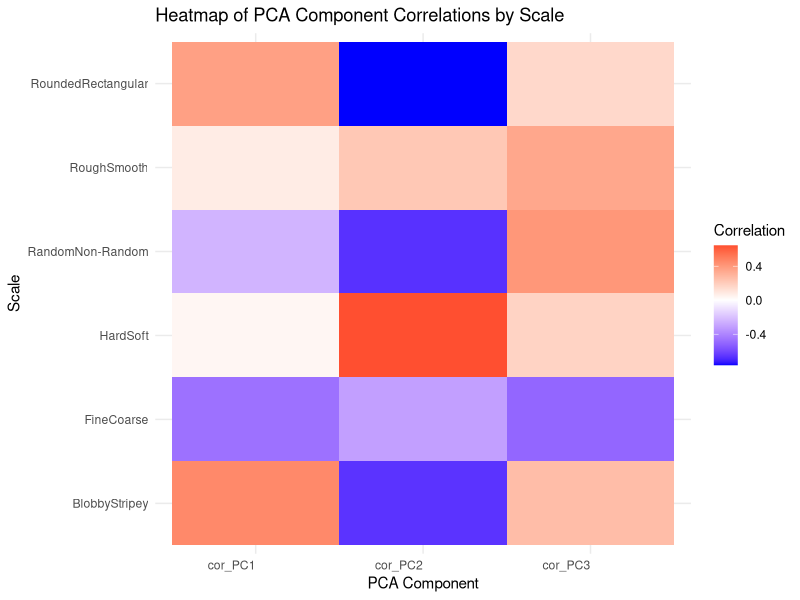
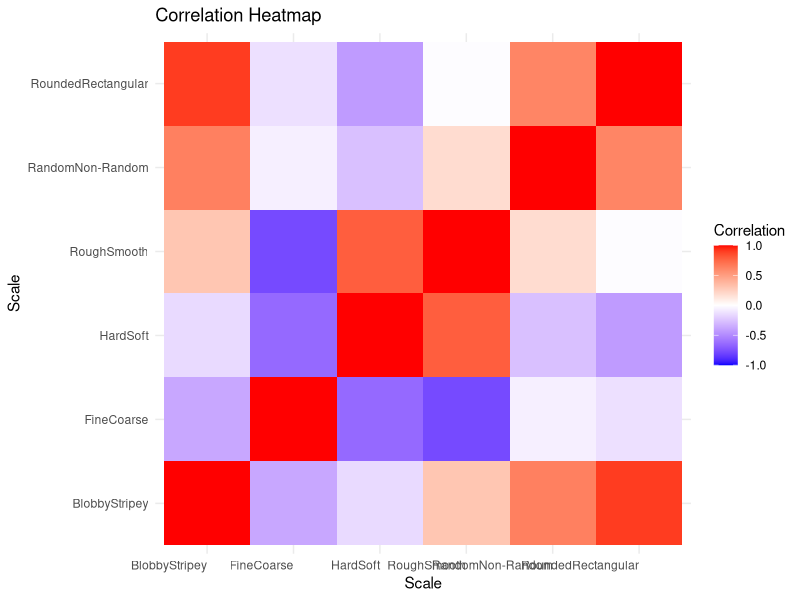
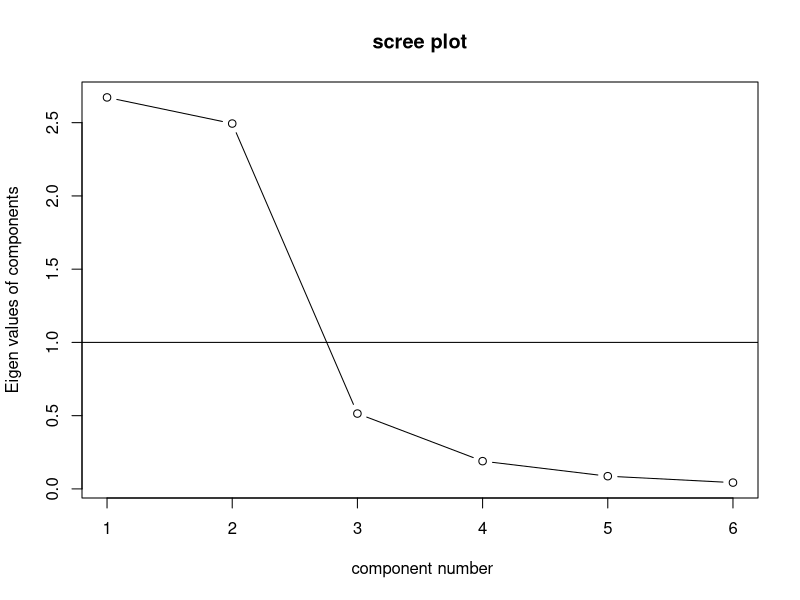

Source code (R) for these figures, in order: (Note: this script raises an error after producing the figures.)
#Housekeeping
rm(list = ls())
graphics.off()


#load libraries
library(tidyverse)
library(ggplot2)
library(skimr)
library(reshape2)
library(GPArotation)
library(psy)
library(plotrix)
library(FactoMineR)

#load dimension scale rating data

scales <- read.csv("cleaned_texture_dimension_ratings.csv")


#load PCA coordinates
pca <- read.csv("3dimension_pca.csv")

#update image paths
pca$images <- str_replace(pca$images, "materials/imgs/", "images/")

#match pca columns in scales
scales <- scales %>% 
  mutate(images = image_path)

#make the direction of scale consistent, in experiment design we had which end of scale was high versus low randomly assigned
rescale <- scales %>%
  mutate(response = case_when(
    scale == "FineCoarse" & high_end_label == "Fine" ~ -response,
    scale == "HardSoft" & high_end_label == "Hard" ~ -response,
    scale == "RoundedRectangular" & high_end_label == "Rounded" ~ -response,
    scale == "RoughSmooth" & high_end_label == "Rough" ~ -response,
    scale == "RandomNon-Random" & high_end_label == "Random" ~ -response,
    scale == "BlobbyStripey" & high_end_label == "Blobby" ~ -response,
    TRUE ~ response
  ))

#add re-scaled column
rescale <- rescale %>%
  mutate(RescaledResponse = ((response + 200) * 1)/400)

rescale <- rescale %>%
  group_by(scale, images) %>%
  summarise(avg_rating = mean(RescaledResponse, na.rm = TRUE)) %>%
  ungroup() 

#combine data 
data <- left_join(rescale, pca, by = "images")


# Calculate the correlation between PCA components and avg_rating
correlations <- data %>%
  group_by(scale) %>%
  summarise(
    cor_PC1 = cor(PC1, avg_rating, use = "complete.obs"),
    cor_PC2 = cor(PC2, avg_rating, use = "complete.obs"),
    cor_PC3 = cor(PC3, avg_rating, use = "complete.obs")
  )

correlations

# Pivot the data so that each scale has a column of avg_rating values per image
reshaped_data <- data %>%
  group_by(images, scale) %>% 
  pivot_wider(names_from = scale, values_from = avg_rating)

# Now reshaped_data has a column for each scale, with the avg_rating for each image
# If multiple scales for each image, this step will align them properly

# #Remove unnecessary columns (subject_id, response, image_path, images, etc.)
# data_for_corr <- reshaped_data %>%
#   select(-images, -PC1, -PC2, -PC3) %>%
#   drop_na()  # Remove rows with any NA values (if any scale is missing for an image)

# cor_matrix <- reshaped_data %>%
#   ungroup() %>% 
#   select(PC1, PC2, PC3, BlobbyStripey, FineCoarse, HardSoft, `RandomNon-Random`, RoughSmooth, RoundedRectangular) %>%
#   cor(use = "pairwise.complete.obs")
# 
# print(cor_matrix)  
# 
# cor_matrix_pc_vs_scales <- cor_matrix[c("PC1", "PC2", "PC3"), 
#                                       c("BlobbyStripey", "FineCoarse", "HardSoft", 
#                                         "RandomNon-Random", "RoughSmooth", "RoundedRectangular")]
# 
# print(cor_matrix_pc_vs_scales)
# 
# #calculate the correlation matrix for the scales
# #cor_matrix <- cor(data_for_corr, use = "complete.obs") 
# 
# 
# 
# #Plots
# #scales with each other
# # Set column and row names for the correlation matrix
# colnames(cor_matrix) <- rownames(cor_matrix) <- c("BlobbyStripey", "FineCoarse", "HardSoft", "RoughSmooth", "RandomNon-Random", "RoundedRectangular")
# 
# # Reshape the matrix into a long format for ggplot
# cor_matrix_long <- melt(cor_matrix)
# 
# # Plot the heatmap
# ggplot(cor_matrix_long, aes(x = Var1, y = Var2, fill = value)) +
#   geom_tile() + 
#   scale_fill_gradient2(low = "blue", high = "red", mid = "white", midpoint = 0, limit = c(-1, 1), name = "Correlation") +
#   theme_minimal() +
#   theme(axis.text.x = element_text(angle = 0, hjust = 1, vjust = 1),
#         axis.text.y = element_text(angle = 0, hjust = 1)) +
#   labs(title = "Correlation Heatmap", x = "Scale", y = "Scale")

#Heatmap
#scales with PCAs
# Reshape the data for heatmap
correlations_melted <- melt(correlations, id.vars = "scale", variable.name = "PCA_Component", value.name = "Correlation")

# Plot the heatmap
ggplot(correlations_melted, aes(x = PCA_Component, y = scale, fill = Correlation)) +
  geom_tile() +
  scale_fill_gradient2(low = "blue", high = "red", mid = "white", midpoint = 0, name = "Correlation") +
  theme_minimal() +
  labs(title = "Heatmap of PCA Component Correlations by Scale",
       x = "PCA Component", 
       y = "Scale") +
  theme(axis.text.x = element_text(angle = 0, hjust = 1))

# #Bar
# # Convert correlations to long format for easier plotting
# correlations_long <- correlations %>%
#   pivot_longer(cols = starts_with("cor_PC"), 
#                names_to = "PCA_Component", 
#                values_to = "Correlation")
# 
# # Plot the correlations
# ggplot(correlations_long, aes(x = scale, y = Correlation, fill = PCA_Component)) +
#   geom_bar(stat = "identity", position = "dodge") +
#   facet_wrap(~ PCA_Component, scales = "free_y") +  # Create separate plots for each PCA component
#   theme_minimal() +
#   labs(title = "Correlation between PCA Components and Scale",
#        x = "Scale", 
#        y = "Correlation",
#        fill = "PCA Component") +
#   theme(axis.text.x = element_text(angle = 45, hjust = 1))


# high end scale labels ---------------------------------------------------------------------------------------------
#try something different
# 
# scales2 <- read.csv("cleaned_texture_dimension_ratings2.csv")
# 
# #match pca columns in scales
# scales2 <- scales2 %>% 
#   mutate(images = image_path)
# 
# #add rescaled column
# scales2 <- scales2 %>%
#   mutate(RescaledResponse = ((response + 200) * 1)/400)
# 
# scales2 <- scales2 %>%
#   group_by(high_end_label, images) %>%
#   summarise(avg_rating = mean(RescaledResponse, na.rm = TRUE)) %>%
#   ungroup() 
# 
# #combine data 
# data2 <- left_join(scales2, pca, by = "images")
# 
# # Pivot the data so that each scale has a column of avg_rating values per image
# reshaped_data2 <- data2 %>%
#   group_by(images, high_end_label) %>% 
#   pivot_wider(names_from = high_end_label, values_from = avg_rating)

#check correlation of scales
# SCALES
# BlobbyStripey = blobby and stripey high_end_label average ratings should be negatively correlated
# FineCoarse = fine and coarse high_end_label average ratings should be negatively correlated
# HardSoft = hard and soft high_end_label average ratings should be negatively correlated
# RoughSmooth = rough and smooth high_end_label average ratings should be negatively correlated
# RandomNon-Random = random and non-random high_end_label average ratings should be negatively correlated
# RoundedRectangular = rounded and rectangular high_end_label average ratings should be negatively correlated

#note(didnt have a case with hard as highest)

cor_matrix_labels <- reshaped_data %>% 
  ungroup() %>% 
  select(BlobbyStripey, FineCoarse, HardSoft, RoughSmooth, `RandomNon-Random`, RoundedRectangular) %>% 
  mutate(across(everything(), as.numeric)) %>% 
  cor(use = "pairwise.complete.obs")


cor_matrix_labels

# Reshape the matrix into a long format for ggplot
cor_matrix_labels_long <- melt(cor_matrix_labels)

# Plot the heatmap
ggplot(cor_matrix_labels_long, aes(x = Var1, y = Var2, fill = value)) +
  geom_tile() + 
  scale_fill_gradient2(low = "blue", high = "red", mid = "white", midpoint = 0, limit = c(-1, 1), name = "Correlation") +
  theme_minimal() +
  theme(axis.text.x = element_text(angle = 0, hjust = 1, vjust = 1),
        axis.text.y = element_text(angle = 0, hjust = 1)) +
  labs(title = "Correlation Heatmap", x = "Scale", y = "Scale")


#eigen values

eigen(cor_matrix_labels)$values

psych::VSS.scree(cor_matrix_labels)

#oblique rotation extracting the 2 factors
fa1 <- psych::fa(r = cor_matrix_labels,        # Correlation matrix input
                 nfactors = 2,         # Number of factors retained
                 rotate = "oblimin",   # Type of rotation used, "oblimin" for "oblique"
                 covar = FALSE,        # Type of input matrix (we're inputting a correlation matrix)
                 fm = "pa")            # principal axis factoring 
print(fa1, sort = T)





# Calculate correlations and p-values for PCA components and avg_rating
correlations2 <- data %>%
  group_by(scale) %>%
  summarise(
    cor_PC1 = cor(PC1, avg_rating, use = "complete.obs"),
    cor_PC2 = cor(PC2, avg_rating, use = "complete.obs"),
    cor_PC3 = cor(PC3, avg_rating, use = "complete.obs"),
    p_PC1 = cor.test(PC1, avg_rating)$p.value,
    p_PC2 = cor.test(PC2, avg_rating)$p.value,
    p_PC3 = cor.test(PC3, avg_rating)$p.value
  )

# Pivot data for correlation matrix
reshaped_data2 <- data %>%
  pivot_wider(names_from = scale, values_from = avg_rating)

# Remove unnecessary columns
data_for_corr2 <- reshaped_data2 %>%
  select(-subject_id, -response, -image_path, -images, -RescaledResponse, -PC1, -PC2, -PC3) %>%
  drop_na()  # Remove rows with any NA values
correlations2
